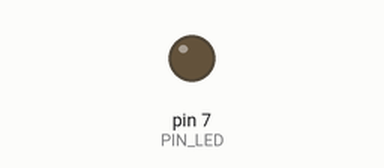
This sketch was run on a simulated Arduino Uno, built with avr-gcc and run on an emulated ATmega328P. Parts: output pins drawn as LEDs (lit = HIGH). Dashed ring = blinking. At 2.0 s the program stops and its outputs stay as they are.

Above: at 0.5 s.
At 1.85 s:
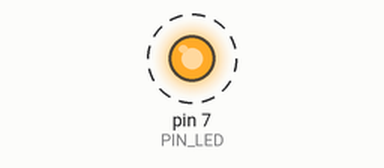
Timing chart, 0 to 3.0 s (numbered marks = the images above):
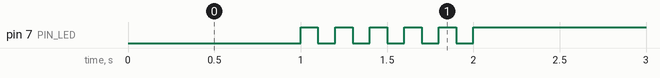

The sketch:

05_practice_2.ino
```cpp
#define PIN_LED 7
unsigned int toggle, count;

void setup() {
  pinMode(PIN_LED, OUTPUT);
  Serial.begin(115200); //initialize serial port
  while(!Serial) {
    ; // wait for serial port to connect
  }

  toggle = count = 0;
  digitalWrite(PIN_LED, toggle); //turn on LED for 1 second.
  delay(1000);

  // toggle LED with a delay of 100ms, total 11 times.
   while(1) {
     toggle = toggle_state(toggle);
     digitalWrite(PIN_LED, toggle);
     // 1 2 3 4 5 6 7 8 9 10 11 -> total 11 times
     if(++count>10) break;
     delay(100);
   }

  while(1) {} // infinite loop
}

void loop() {
  // put your main code here, to run repeatedly:

}

int toggle_state(int toggle) {
  return !toggle;
}
```

Measured:
- by itself, pin 7 (PIN_LED): alternates HIGH for 0.10 s and LOW for 0.10 s, 11 changes in all, then stays HIGH
